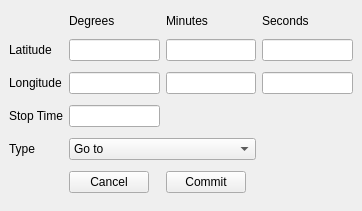
<ui version="4.0" >
 <class>WaypointWindow</class>
 <widget class="QWidget" name="WaypointWindow" >
  <property name="geometry" >
   <rect>
    <x>0</x>
    <y>0</y>
    <width>362</width>
    <height>211</height>
   </rect>
  </property>
  <property name="sizePolicy" >
   <sizepolicy>
    <hsizetype>0</hsizetype>
    <vsizetype>0</vsizetype>
    <horstretch>0</horstretch>
    <verstretch>0</verstretch>
   </sizepolicy>
  </property>
  <property name="windowTitle" >
   <string>Waypoint Information</string>
  </property>
  <layout class="QGridLayout" >
   <property name="margin" >
    <number>9</number>
   </property>
   <property name="spacing" >
    <number>6</number>
   </property>
   <item row="3" column="1" >
    <widget class="QLineEdit" name="stopTimeEdit" />
   </item>
   <item row="2" column="1" >
    <widget class="QLineEdit" name="longDEdit" />
   </item>
   <item row="3" column="0" >
    <widget class="QLabel" name="stopLabel" >
     <property name="sizePolicy" >
      <sizepolicy>
       <hsizetype>0</hsizetype>
       <vsizetype>0</vsizetype>
       <horstretch>0</horstretch>
       <verstretch>0</verstretch>
      </sizepolicy>
     </property>
     <property name="text" >
      <string>Stop Time</string>
     </property>
    </widget>
   </item>
   <item row="2" column="0" >
    <widget class="QLabel" name="longLabel" >
     <property name="sizePolicy" >
      <sizepolicy>
       <hsizetype>0</hsizetype>
       <vsizetype>0</vsizetype>
       <horstretch>0</horstretch>
       <verstretch>0</verstretch>
      </sizepolicy>
     </property>
     <property name="text" >
      <string>Longitude</string>
     </property>
    </widget>
   </item>
   <item row="4" column="0" >
    <widget class="QLabel" name="typeLabel" >
     <property name="text" >
      <string>Type</string>
     </property>
    </widget>
   </item>
   <item row="2" column="2" >
    <widget class="QLineEdit" name="longMEdit" />
   </item>
   <item row="0" column="2" >
    <widget class="QLabel" name="mLabel" >
     <property name="sizePolicy" >
      <sizepolicy>
       <hsizetype>0</hsizetype>
       <vsizetype>0</vsizetype>
       <horstretch>0</horstretch>
       <verstretch>0</verstretch>
      </sizepolicy>
     </property>
     <property name="text" >
      <string>Minutes</string>
     </property>
    </widget>
   </item>
   <item row="0" column="3" >
    <widget class="QLabel" name="sLabel" >
     <property name="sizePolicy" >
      <sizepolicy>
       <hsizetype>0</hsizetype>
       <vsizetype>0</vsizetype>
       <horstretch>0</horstretch>
       <verstretch>0</verstretch>
      </sizepolicy>
     </property>
     <property name="text" >
      <string>Seconds</string>
     </property>
    </widget>
   </item>
   <item row="0" column="1" >
    <widget class="QLabel" name="dLabel" >
     <property name="sizePolicy" >
      <sizepolicy>
       <hsizetype>0</hsizetype>
       <vsizetype>0</vsizetype>
       <horstretch>0</horstretch>
       <verstretch>0</verstretch>
      </sizepolicy>
     </property>
     <property name="text" >
      <string>Degrees</string>
     </property>
    </widget>
   </item>
   <item row="2" column="3" >
    <widget class="QLineEdit" name="longSEdit" />
   </item>
   <item row="1" column="3" >
    <widget class="QLineEdit" name="latSEdit" />
   </item>
   <item row="1" column="1" >
    <widget class="QLineEdit" name="latDEdit" />
   </item>
   <item row="1" column="2" >
    <widget class="QLineEdit" name="latMEdit" />
   </item>
   <item row="1" column="0" >
    <widget class="QLabel" name="latLabel" >
     <property name="sizePolicy" >
      <sizepolicy>
       <hsizetype>0</hsizetype>
       <vsizetype>0</vsizetype>
       <horstretch>0</horstretch>
       <verstretch>0</verstretch>
      </sizepolicy>
     </property>
     <property name="text" >
      <string>Latitude</string>
     </property>
    </widget>
   </item>
   <item row="4" column="1" colspan="2" >
    <widget class="QComboBox" name="typeBox" >
     <item>
      <property name="text" >
       <string>Go to</string>
      </property>
     </item>
     <item>
      <property name="text" >
       <string>Stop</string>
      </property>
     </item>
    </widget>
   </item>
   <item row="5" column="1" >
    <widget class="QPushButton" name="cancelButton" >
     <property name="sizePolicy" >
      <sizepolicy>
       <hsizetype>0</hsizetype>
       <vsizetype>0</vsizetype>
       <horstretch>0</horstretch>
       <verstretch>0</verstretch>
      </sizepolicy>
     </property>
     <property name="text" >
      <string>Cancel</string>
     </property>
    </widget>
   </item>
   <item row="5" column="2" >
    <widget class="QPushButton" name="commitButton" >
     <property name="sizePolicy" >
      <sizepolicy>
       <hsizetype>0</hsizetype>
       <vsizetype>0</vsizetype>
       <horstretch>0</horstretch>
       <verstretch>0</verstretch>
      </sizepolicy>
     </property>
     <property name="text" >
      <string>Commit</string>
     </property>
    </widget>
   </item>
  </layout>
 </widget>
 <resources/>
 <connections/>
</ui>
